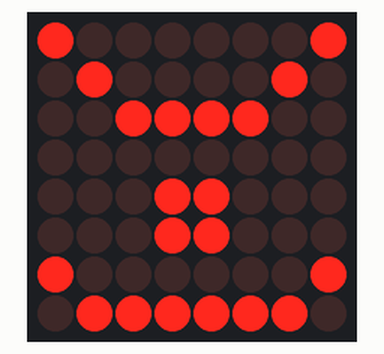
The sketch below on a simulated Arduino Uno, built with avr-gcc and run on an emulated ATmega328P. On the bench: 8×8 LED matrix.

Above: at 0.1 s.

The sketch:

EsempioLedMatrix.ino
```cpp
/*******************************************
 * CORSO ELETTRONICA WEARABLE CON ARDUINO
 *
 * Author: Rosita Esposito
 * Ver: 1.0
 * Title: Esempio di gestione Matrice LED
 *
 * Circuit: Board Adafruit Flora con LED Matrix 8X8 e controller MAX 7219
 *
 */

// Includo la libreria LedControl
#include "LedControl.h"
/*
 Definizione dell'oggetto lc per controllare la matrice
 ***** Versione FLORA *****
 pin 12 is connected to the DataIn
 pin 9 is connected to the CLK
 pin 6 is connected to LOAD
 We have only a single MAX72XX.
 */
LedControl lc=LedControl(12,9,6,1);


void setup() {
  /*
   The MAX72XX is in power-saving mode on startup,
   we have to do a wakeup call
   */
  lc.shutdown(0,false);
  /* Set the brightness to a medium values */
  lc.setIntensity(0,8);
  /* and clear the display */
  lc.clearDisplay(0);

}

void loop() {
  // Definisco due immagini usando numeri binari
  int img1[8] = {
    B10000001,
    B01000010,
    B00111100,
    B00000000,
    B00011000,
    B00011000,
    B10000001,
    B01111110};
int img2[8] = {
    B10000001,
    B01000010,
    B00111100,
    B00000000,
    B00000000,
    B00011000,
    B10011001,
    B01111110};

// carico sul controller le due immagini alternandole
   for (int i=0;i<8;i++) lc.setRow(0,i,img1[i]);
   delay(200);
   for (int i=0;i<8;i++) lc.setRow(0,i,img2[i]);
   delay(200);

}
```
